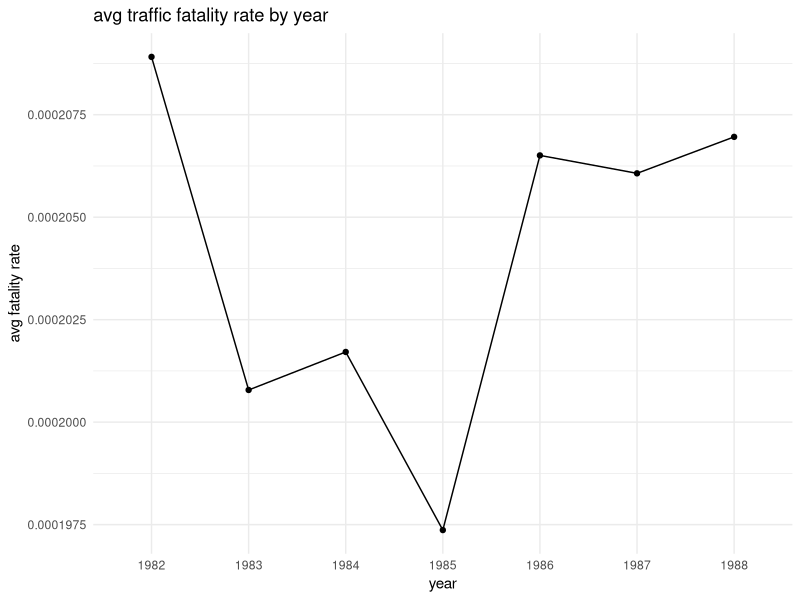
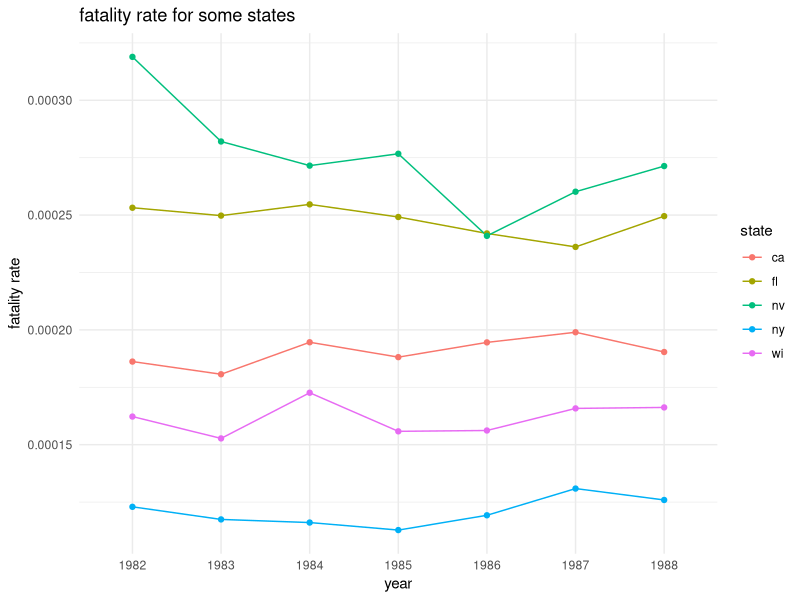
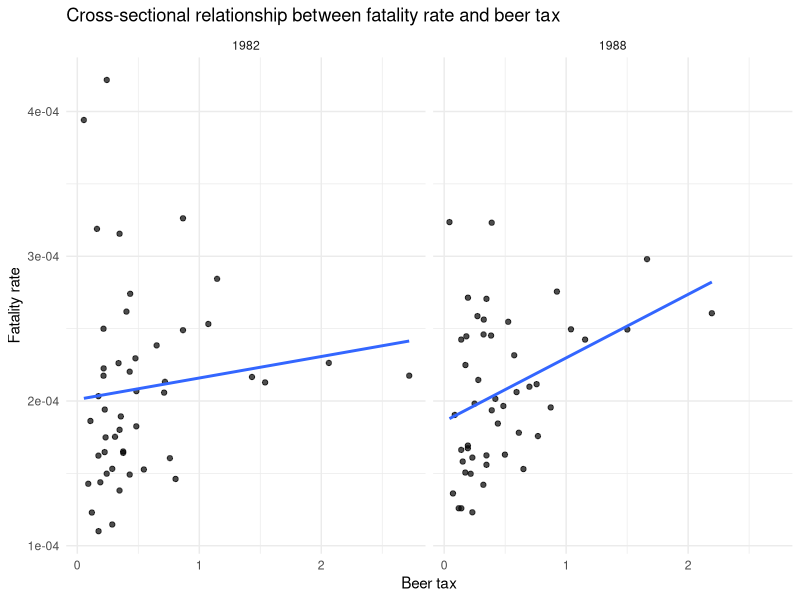

The R source for these figures, in order: (Note: this script raises an error after producing the figures.)
## ---- chunk 1
knitr::opts_chunk$set(echo = TRUE, warning = FALSE, message = FALSE)
## ---- chunk 2
need <- c("AER", "tidyverse", "plm", "sandwich", "lmtest", "knitr")
have <- need %in% rownames(installed.packages())
if (any(!have)) install.packages(need[!have])
invisible(lapply(need, library, character.only = TRUE))
## ---- chunk 3
data("Fatalities", package = "AER")

df <- Fatalities |>
  as_tibble() |>
  mutate(
    state = as.factor(state),
    year = as.factor(year),
    frate = fatal / pop
  )
## ---- chunk 4
# your code here
nrow(df)
n_distinct(df$state)
n_distinct(df$year)
count(df, year)
## ---- chunk 5
# your code here
df %>%
  group_by(year) %>%
  summarize(mean_frate = mean(frate, na.rm = TRUE)) %>%
  ggplot(aes(x = year, y = mean_frate, group = 1)) +
  geom_line() +
  geom_point() +
  labs(
    title = "avg traffic fatality rate by year",
    x = "year",
    y = "avg fatality rate"
  ) +
  theme_minimal()

## ---- chunk 6
# your code here
selected_states <- c("wi", "fl", "ny", "nv", "ca")

df %>%
  filter(state %in% selected_states) %>%
  ggplot(aes(x = year, y = frate, color = state, group = state)) +
  geom_line() + 
  geom_point() +
  labs(
    title = "fatality rate for some states",
    x = "year",
    y = "fatality rate"
  ) +
  theme_minimal()

## ---- chunk 7
# your code here
df %>%
  filter(year %in% c("1982", "1988")) |>
  ggplot(aes(x = beertax, y = frate)) +
  geom_point(alpha = 0.7) +
  geom_smooth(method = "lm", se = FALSE) +
  facet_wrap(~ year) +
  labs(
    title = "Cross-sectional relationship between fatality rate and beer tax",
    x = "Beer tax",
    y = "Fatality rate"
  ) +
  theme_minimal()

## ---- chunk 8
# estimate your first pooled model here and show results
pool_1 <- plm(frate ~ beertax, data = df, index = c("state", "year"), model = "pooling")
mk_coeftab_robust(pool_1, mode = "full", robust_type = "HC1", caption = "pooling model 1")
#coeftest(pool_1, vcov = vcovHC(pool_1, type = "HC1"))

# add your second pooled model here and show results
pool_2 <- plm(frate ~ beertax + jail + service + miles + unemp + log(income), 
              data = df, index = c("state", "year"), model = "pooling")

mk_coeftab_robust(pool_2, mode = "full", robust_type = "HC1", caption = "pooling model 2")
#coeftest(pool_2, vcov = vcovHC(pool_2, type = "HC1"))
## ---- chunk 9
# estimate your model here and show results
fe_dummy <- lm(frate ~ beertax + factor(state), data = df)
## ---- chunk 10
# clustered robust standard errors  
#coeftest(fe_dummy, vcov = vcovCL, type = "HC1", cluster = ~state)

# accessible clustered robust standard errors
fe_vcov <- sandwich::vcovCL(
  fe_dummy,
  cluster = ~state,
  type = "HC1"
)

fe_ct <- lmtest::coeftest(
  fe_dummy,
  vcov. = fe_vcov
)

fe_results <- tibble::tibble(
  Term = rownames(fe_ct),
  Estimate = unname(fe_ct[, 1]),
  `State-clustered SE` = unname(fe_ct[, 2]),
  `t statistic` = unname(fe_ct[, 3]),
  `p-value` = unname(fe_ct[, 4])
) %>%
  dplyr::mutate(
    Term = sub("^factor\\(state\\)", "State ", Term),
    dplyr::across(
      c(Estimate, `State-clustered SE`, `t statistic`),
      ~ sprintf("%.5f", .x)
    ),
    `p-value` = format.pval(`p-value`, digits = 3, eps = 0.001)
  )


knitr::kable(
  fe_results,
  format = "html",
  caption = paste(
    "Regression of frate on beertax and state fixed effects.",
    "Standard errors are clustered by state using HC1."
  ),
  col.names = c(
    "Term",
    "Estimate",
    "State-clustered standard error",
    "t statistic",
    "p-value"
  ),
  align = "lrrrr",
  escape = TRUE
) |>
  kableExtra::kable_styling(
    full_width = FALSE,
    position = "left"
  )
## ---- chunk 11
#coeftest(fe_dummy, vcov = vcovHC(fe_dummy, type = "HC1"))
mk_coeftab_robust(fe_dummy, mode = "full", robust_type = "HC1", caption = "fixed effects model with dummies", digits = 5)
## ---- chunk 12
# create your new dataframe here
df_dm <- df %>%
  group_by(state) %>%
  mutate(
    frate_dm = frate - mean(frate, na.rm = TRUE),
    beertax_dm = beertax - mean(beertax, na.rm = TRUE)
  ) %>%
  ungroup()

## ---- chunk 13
# estimate your model here and show results
fe_demeaned <- lm(frate_dm ~ beertax_dm - 1, data = df_dm)
## ---- chunk 14
#with clustered robust standard errors
#coeftest(fe_demeaned, vcovCL, type = "HC1", cluster = ~state)

# accessible clustered robust standard errors
fe_vcov <- sandwich::vcovCL(
  fe_demeaned,
  cluster = ~state,
  type = "HC1"
)

fe_ct <- lmtest::coeftest(
  fe_demeaned,
  vcov. = fe_vcov
)

fe_results <- tibble::tibble(
  Term = rownames(fe_ct),
  Estimate = unname(fe_ct[, 1]),
  `State-clustered SE` = unname(fe_ct[, 2]),
  `t statistic` = unname(fe_ct[, 3]),
  `p-value` = unname(fe_ct[, 4])
) %>%
  dplyr::mutate(
    Term = sub("^factor\\(state\\)", "State ", Term),
    dplyr::across(
      c(Estimate, `State-clustered SE`, `t statistic`),
      ~ sprintf("%.5f", .x)
    ),
    `p-value` = format.pval(`p-value`, digits = 5, eps = 0.001)
  )


knitr::kable(
  fe_results,
  format = "html",
  caption = paste(
    "Regression of frate on beertax, demeaned",
    "Standard errors are clustered by state using HC1."
  ),
  col.names = c(
    "Term",
    "Estimate",
    "State-clustered standard error",
    "t statistic",
    "p-value"
  ),
  align = "lrrrr",
  escape = TRUE
) |>
  kableExtra::kable_styling(
    full_width = FALSE,
    position = "left"
  )

## ---- chunk 15
# with robust standard errors
mk_coeftab_robust(fe_demeaned, mode = "full", digits = 6, caption = "fixed effects with de-meaned variables", robust_type = "HC1")
## ---- chunk 16
# estimate your model here and show results
time_fe_dummy <- lm(frate ~ beertax + factor(year), data = df)
## ---- chunk 17
# clustered robust standard errors
#coeftest(time_fe_dummy, vcovCL, type = "HC1", cluster = ~state)

# accessible clustered robust standard errors

# accessible clustered robust standard errors
time_fe_vcov <- sandwich::vcovCL(
  time_fe_dummy,
  cluster = ~state,
  type = "HC1"
)

time_fe_ct <- lmtest::coeftest(
  time_fe_dummy,
  vcov. = time_fe_vcov
)


time_fe_results <- tibble::tibble(
  Term = rownames(time_fe_ct),
  Estimate = unname(time_fe_ct[, 1]),
  `State-clustered SE` = unname(time_fe_ct[, 2]),
  `t statistic` = unname(time_fe_ct[, 3]),
  `p-value` = unname(time_fe_ct[, 4])
) %>%
  dplyr::mutate(
    Term = sub("^factor\\(year\\)", "Year ", Term),
    dplyr::across(
      c(Estimate, `State-clustered SE`, `t statistic`),
      ~ sprintf("%.6f", .x)
    ),
    `p-value` = format.pval(`p-value`, digits = 5, eps = 0.001)
  )


knitr::kable(
  time_fe_results,
  format = "html",
  caption = paste(
    "Regression of frate on beertax and time fixed effects.",
    "Standard errors are clustered by state using HC1."
  ),
  col.names = c(
    "Term",
    "Estimate",
    "State-clustered standard error",
    "t statistic",
    "p-value"
  ),
  align = "lrrrr",
  escape = TRUE
) |>
  kableExtra::kable_styling(
    full_width = FALSE,
    position = "left"
  )
## ---- chunk 18
# estimate your model here and show results

twfe_dummy <- lm(frate ~ beertax + factor(state) + factor(year), data = df)
## ---- chunk 19
# clustered robust standard errors
#coeftest(twfe_dummy, vcov = vcovCL, type = "HC1", cluster = ~state)

# accessible clustered robust standard errors

twfe_vcov <- sandwich::vcovCL(
  twfe_dummy,
  cluster = ~state,
  type = "HC1"
)

twfe_ct <- lmtest::coeftest(
  twfe_dummy,
  vcov. = twfe_vcov
)



twfe_results <- tibble::tibble(
  Term = rownames(twfe_ct),
  Estimate = unname(twfe_ct[, 1]),
  `State-clustered SE` = unname(twfe_ct[, 2]),
  `t statistic` = unname(twfe_ct[, 3]),
  `p-value` = unname(twfe_ct[, 4])
) %>%
  dplyr::mutate(
    Term = dplyr::case_when(
      grepl("^factor\\(state\\)", Term) ~
        sub("^factor\\(state\\)", "State: ", Term),
      grepl("^factor\\(year\\)", Term) ~
        sub("^factor\\(year\\)", "Year: ", Term),
      TRUE ~ Term
      ),
    dplyr::across(
      c(Estimate, `State-clustered SE`, `t statistic`),
      ~ sprintf("%.6f", .x)
    ),
    `p-value` = format.pval(`p-value`, digits = 5, eps = 0.001)
  )


knitr::kable(
  twfe_results,
  format = "html",
  caption = paste(
    "Two Way Fixed Effects model.",
    "Standard errors are clustered by state using HC1."
  ),
  col.names = c(
    "Term",
    "Estimate",
    "State-clustered standard error",
    "t statistic",
    "p-value"
  ),
  align = "lrrrr",
  escape = TRUE
) |>
  kableExtra::kable_styling(
    full_width = FALSE,
    position = "left"
  )

## ---- chunk 20
# robust standard errors, not clustered
mk_coeftab_robust(twfe_dummy, digits = 6, caption = "twfe model with dummies", robust_type = "HC1")
## ---- chunk 21
# your code here
comparison <- tribble(
  ~model, ~coefficient,
  "Pooled OLS", coef(pool_1)["beertax"],
  "State FE", coef(fe_dummy)["beertax"],
  "Time FE", coef(time_fe_dummy)["beertax"],
  "Two-way FE", coef(twfe_dummy)["beertax"]
) |>
  mutate(coefficient = round(coefficient, 6))

knitr::kable(comparison)

## ---- chunk 22
# create your dataframe here
overall_frate <- mean(df$frate, na.rm = TRUE)
overall_beertax <- mean(df$beertax, na.rm = TRUE)

df_tw <- df %>%
  group_by(state) %>%
  mutate(
    frate_state_mean = mean(frate, na.rm = TRUE),
    beertax_state_mean = mean(beertax, na.rm = TRUE)
  ) %>%
  ungroup() %>%
  group_by(year) %>%
  mutate(
    frate_year_mean = mean(frate, na.rm = TRUE),
    beertax_year_mean = mean(beertax, na.rm = TRUE)
  ) %>%
  ungroup() %>%
  mutate(
    frate_tw = frate - frate_state_mean - frate_year_mean + overall_frate,
    beertax_tw = beertax - beertax_state_mean - beertax_year_mean + overall_beertax
  )
## ---- chunk 23
# estimate your model and show your resutls here
twfe_demeaned <- lm(frate_tw ~ beertax_tw - 1, data = df_tw)
## ---- chunk 24
# clustered robust standard errors
#coeftest(twfe_demeaned , vcov = vcovCL, type = "HC1", cluster = ~state)

# accessible clustered robust standard errors
twfe_vcov <- sandwich::vcovCL(
  twfe_demeaned,
  cluster = ~state,
  type = "HC1"
)

twfe_ct <- lmtest::coeftest(
  twfe_demeaned,
  vcov. = twfe_vcov
)



twfe_results <- tibble::tibble(
  Term = rownames(twfe_ct),
  Estimate = unname(twfe_ct[, 1]),
  `State-clustered SE` = unname(twfe_ct[, 2]),
  `t statistic` = unname(twfe_ct[, 3]),
  `p-value` = unname(twfe_ct[, 4])
) %>%
  dplyr::mutate(
    Term = dplyr::case_when(
      grepl("^factor\\(state\\)", Term) ~
        sub("^factor\\(state\\)", "State: ", Term),
      grepl("^factor\\(year\\)", Term) ~
        sub("^factor\\(year\\)", "Year: ", Term),
      TRUE ~ Term
      ),
    dplyr::across(
      c(Estimate, `State-clustered SE`, `t statistic`),
      ~ sprintf("%.6f", .x)
    ),
    `p-value` = format.pval(`p-value`, digits = 5, eps = 0.001)
  )


knitr::kable(
  twfe_results,
  format = "html",
  caption = paste(
    "Two Way Fixed Effects model using De-Meaned Variables.",
    "Standard errors are clustered by state using HC1."
  ),
  col.names = c(
    "Term",
    "Estimate",
    "State-clustered standard error",
    "t statistic",
    "p-value"
  ),
  align = "lrrrr",
  escape = TRUE
) |>
  kableExtra::kable_styling(
    full_width = FALSE,
    position = "left"
  )

## ---- chunk 25
#not clustered robust standard errors
#coeftest(twfe_demeaned , vcov = vcovHC(twfe_demeaned, type = "HC1"))

mk_coeftab_robust(twfe_demeaned, digits = 6, caption = "TWFE model de-meaned")
## ---- chunk 26
tribble(
  ~model, ~coef_value,
  "Two-way FE via dummies", coef(twfe_dummy)["beertax"],
  "Two-way FE via double demeaning", coef(twfe_demeaned)["beertax_tw"]
) |>
  mutate(coef_value = round(coef_value, 7)) |>
  knitr::kable()
## ---- chunk 27
# your code here
tribble(
  ~measure, ~sd_value,
  "SD of raw beertax", sd(df$beertax, na.rm = TRUE),
  "SD of double-demeaned beertax", sd(df_tw$beertax_tw, na.rm = TRUE)
) %>%
  mutate(sd_value = round(sd_value, 4)) |>
  knitr::kable()
